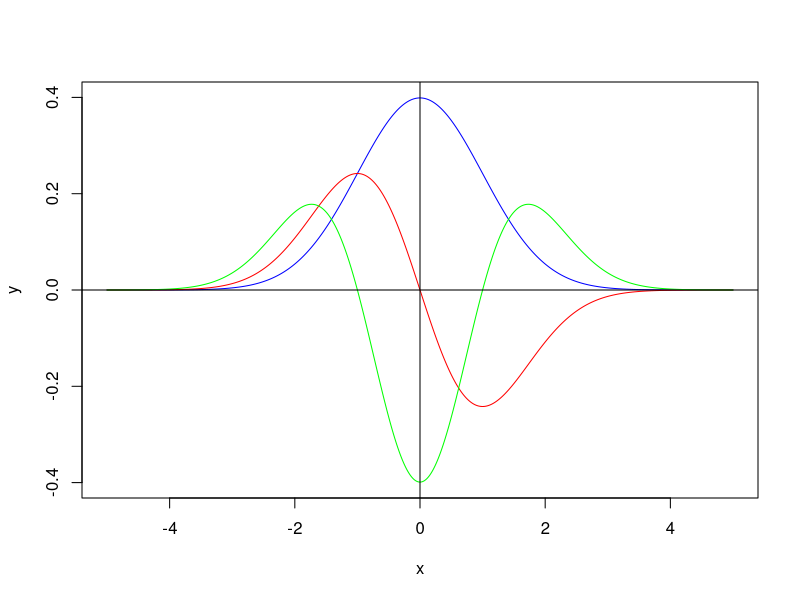

R code for this plot:
probability_DensityFn <- function (){
# Choose the mean as 0 and standard deviation as 1.
x <- seq(-5, 5,0.01)
y <- c(-0.4, 0.4)
#y <- 1/sqrt(2*pi)*exp(-x^2/2)

first_derivative <- function(x) {}
second_derivative <- function(x) {}
normalDensity <- function(x)  dnorm(x,0,1)
body(first_derivative) <- D(body(normalDensity), 'x')
body(second_derivative) <- D(body(first_derivative), 'x')
firstderivative= D(dnorm(x),'x')


plot(x,normalDensity(x), type="l",col="blue",ylim=c(-0.4,0.4),xlab="x",ylab="y")
lines(x,first_derivative(x),type="l",col="red")
lines(x,second_derivative(x),type="l",col="green")
abline(v=0, h=0)
}

probability_DensityFn()